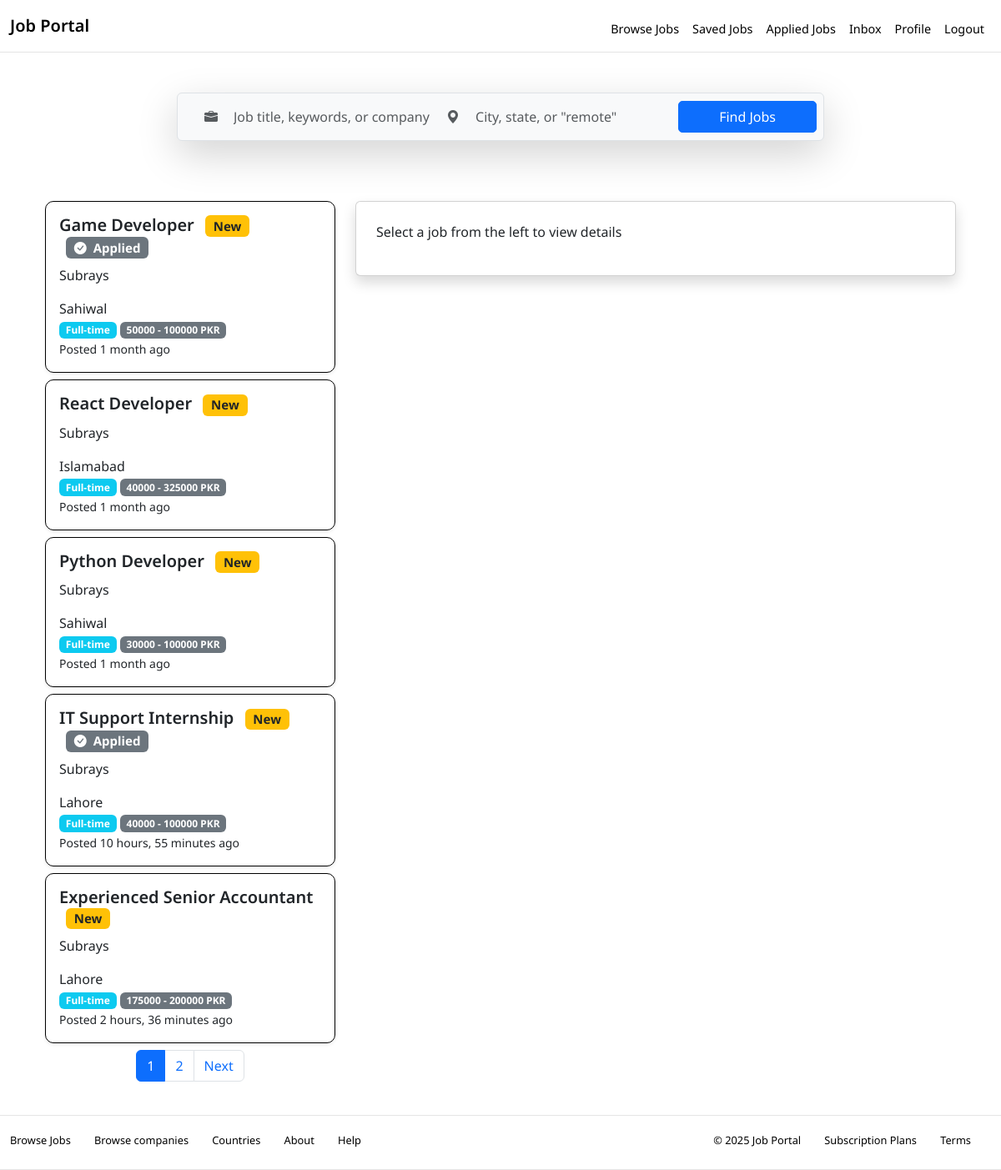
Screenshot of /jobs/ (signed in) with the database file from the repository.
### core/models.py (models this page shows)
class Job(models.Model):
    employer = models.ForeignKey(EmployerProfile, on_delete=models.CASCADE)
    title = models.CharField(max_length=150)
    description = models.TextField()
    skills_required = models.TextField()
    location = models.CharField(max_length=100)
    salary_min = models.IntegerField()
    salary_max = models.IntegerField()
    job_type = models.CharField(max_length=20, choices=[('full', 'Full-Time'), ('part', 'Part-Time'), ('remote', 'Remote'), ('intern', 'Internship')])
    created_at = models.DateTimeField(auto_now_add=True)
    expiry_date = models.DateField()
    is_active = models.BooleanField(default=True)

class EmployerProfile(models.Model):
    user = models.OneToOneField(User, on_delete=models.CASCADE)
    company_name = models.CharField(max_length=100)
    industry = models.CharField(max_length=100)
    website = models.URLField()
    logo = models.ImageField(upload_to='logos/')
    description = models.TextField()

### core/views.py (the view)
# urls.py: path('jobs/', job_list, name='job-list'),
def job_list(request):
    search = request.GET.get('search', '')
    location = request.GET.get('location', '')
    jobs = Job.objects.all()
    if search:
        jobs = jobs.filter(title__icontains=search)
    if location:
        jobs = jobs.filter(location__icontains=location)
    applied_ids = set()
    saved_job_ids = set()
    if request.user.role == 'seeker':
        seeker = request.user.jobseekerprofile
        applied_ids = set(Application.objects.filter(seeker=seeker).values_list('job_id', flat=True))
        saved_job_ids = set(SavedJob.objects.filter(seeker=seeker).values_list('job_id', flat=True))
    paginator = Paginator(jobs, 5)  # 10 jobs per page
    page = request.GET.get('page')
    page_obj = paginator.get_page(page)
    context = {
        'page_obj': page_obj,
        'search': search,
        'location': location,
        'applied_ids': applied_ids,  # previously defined
        'saved_job_ids': saved_job_ids,  # previously defined
    }
    return render(request, 'core/job_list.html', context)

### core/templates/core/job_list.html (shortened to what this page needs)
{% extends 'base.html' %}
{% block content %}
<div class="container-fluid py-5" style="background:rgb(255, 255, 255)">
  <div class="container mb-0" style="max-width: 800px;">
    <form class="input-group p-2 border shadow-lg bg-light rounded align-items-center" style="border-radius: 50px">
      <span class="input-group-text bg-transparent border-0 ps-4"><i class="bi bi-briefcase-fill text-muted"></i></span>
      <input
        type="text"
        name="search"
        class="form-control border-0 bg-transparent p-2"
        placeholder='Job title, keywords, or company'
        aria-label='Job title, keywords, or company'
      >
      <span class="input-group-text bg-transparent border-0"><i class="bi bi-geo-alt-fill text-muted"></i></span>
      <input
        type="text"
        name="location"
        class="form-control border-0 bg-transparent p-2"
        placeholder='City, state, or &quot;remote&quot;'
        aria-label='Location'
      >
      <button class="btn btn-primary px-5"
        type="submit"
        style="border-radius: 5px 5px 5px 5px">
        Find Jobs
      </button>
    </form>
  </div>
</div>
<div class="container p-4">
  {% if not page_obj %}
          <div class="alert alert-warning mt-4">
            No Jobs Found.
          </div>
  {% else %}
  <div class="row g-4">
    <div class="col-md-4">
      <div class="list-group">
        {% for job in page_obj %}
          <a
            href="?job={{ job.id }}{% if search %}&search={{ search|urlencode }}{% endif %}{% if location %}&location={{ location|urlencode }}{% endif %}{% if page_obj.number %}&page={{ page_obj.number }}{% endif %}"
            class="list-group-item list-group-item-action p-3 mb-2 shadow-sm"
            style="border-radius: 10px; transition: transform 0.2s ease, box-shadow 0.2s ease; border: {% if request.GET.job|add:'0' == job.id %} 2px solid #007bff {% else %} 1px solid black {% endif %}; background: #ffffff;"
            onmouseover="this.style.transform='translateY(-3px)';this.style.boxShadow='0 6px 20px -5px rgb(0 0 0 / 0.5)'"
            onmouseout="this.style.transform='none';this.style.boxShadow=''"
          >
            <div class="d-flex justify-content-between align-items-start">
              <div>
                <h5>{{ job.title }}
                  {% if job.created_at|timesince < '7 days' %}
                    <span class="badge bg-warning text-dark ms-2">New</span>
                  {% endif %}
                  {% if job.id in applied_ids %}
                    <span class="badge bg-secondary ms-2"><i class="bi bi-check-circle-fill me-1"></i> Applied</span>
                  {% endif %}
                </h5>
                <p>{{ job.employer.company_name }}</p>
                <span>{{ job.location }}</span>
               <div>
                <span class="badge bg-info">
                  {% if job.job_type == 'full' %}Full-time{% elif job.job_type == 'remote' %}Remote{% endif %}
                </span>
                <span class="badge bg-secondary">{{ job.salary_min|floatformat:0 }} - {{ job.salary_max|floatformat:0 }} PKR</span>
              </div>
                <small>Posted {{ job.created_at|timesince }} ago</small>
              </div>
            </div>
          </a>
        {% endfor %}
      </div>
      <nav aria-label="Page navigation">
  <ul class="pagination justify-content-center">
    {% for num in page_obj.paginator.page_range %}
      <li class="page-item {% if page_obj.number == num %}active{% endif %}">
        <a class="page-link"
          href="?page={{ num }}{% if search %}&search={{ search|urlencode }}{% endif %}{% if location %}&location={{ location|urlencode }}{% endif %}">
          {{ num }}
        </a>
      </li>
    {% endfor %}
    {% if page_obj.has_next %}
      <li class="page-item">
        <a class="page-link"
          href="?page={{ page_obj.next_page_number }}{% if search %}&search={{ search|urlencode }}{% endif %}{% if location %}&location={{ location|urlencode }}{% endif %}">
          Next
        </a>
      </li>
    {% endif %}
  </ul>
</nav>
    </div>
    <div class="col-md-8">
      {% if request.GET.job %}
        {% for job in page_obj %}
          {% if job.id == request.GET.job|add:'0' %}
            <div class="card p-4 shadow position-relative">
              <div class="position-absolute top-0 end-0 p-3 d-flex align-items-center gap-2">
                {% if job.id in saved_job_ids %}
                  <a href="{% url 'unsave-job' job.id %}?search={{ search|urlencode }}&location={{ location|urlencode }}&job={{ job.id }}&page={{ page_obj.number }}"  title="Unsave"><i class="bi bi-bookmark-fill fs-4 text-warning"></i></a>
                {% else %}
                  <a href="{% url 'save-job' job.id %}?search={{ search|urlencode }}&location={{ location|urlencode }}&job={{ job.id }}&page={{ page_obj.number }}"  title="Save"><i class="bi bi-bookmark fs-4 text-muted"></i></a>
                {% endif %}
                <a href="#" data-bs-toggle="modal" data-bs-target="#reportJob{{ job.id }}" title="Report Job">
                  <i class="bi bi-flag-fill fs-4 text-danger"></i>
                </a>
<div class="modal fade" id="reportJob{{ job.id }}" tabindex="-1" aria-labelledby="reportJob{{ job.id }}" aria-hidden="true">
  <div class="modal-dialog modal-md">
    <div class="modal-content p-4">
      <div class="modal-header">
        <h5 class="modal-title" id="reportJob{{ job.id }}">Report Job</h5>
        <button type="button" class="btn-close" data-bs-dismiss="modal" aria-label="Close"></button>
      </div>
      <div class="modal-body">
        <form action="{% url 'report-job' job.id %}" method="POST">
          {% csrf_token %}
          <div class="mb-3">
            <label for="report-reason-{{ job.id }}">Reason</label>
            <input name="reason" id="report-reason-{{ job.id }}" class="form-control" required>
          </div>
          <button type="submit" class="btn btn-primary">Submit Report</button>
        </form>
      </div>
    </div>
  </div>
</div>
              </div>
              <h3>{{ job.title }}</h3>
              <p>{{ job.company.name }}</p>
              <span>{{ job.location }}</span>
              <div class="mb-3">
                <span class="badge bg-info">
                  {% if job.job_type == 'full' %}Full-time{% elif job.job_type == 'remote' %}Remote{% endif %}
                </span>
                <span class="badge bg-secondary">{{ job.salary_min|floatformat:0 }} - {{ job.salary_max|floatformat:0 }} PKR</span>
              </div>
              <hr>
              <h5 style="font-weight: bold;">Job summary</h5>
              {{ job.description|linebreaks }}
              {% if job.id in applied_ids %}
                <span class="badge bg-secondary p-3 mt-3">
                  <i class="bi bi-check-circle-fill me-1"></i> Already Applied
                </span>
              {% else %}
                <a
                  href="{% url 'apply-job' job.id %}"
                  class="btn btn-primary mt-3">
                  Apply now
                </a>
              {% endif %}
            </div>
          {% endif %}
        {% endfor %}
      {% else %}
        <div class="card p-4 shadow">
          <p>Select a job from the left to view details</p>
        </div>
      {% endif %}
    </div>
  </div>
 {% endif %}
</div>
{% endblock %}

### core/templates/base.html (style rules this page uses)
body { font-family: 'Noto Sans', 'Helvetica Neue', Helvetica, Arial, sans-serif !important; }
h5 { font-weight: 600; }
p { font-weight: 400; }

### rows the page displays
Job: title "Game Developer", shows "New", shows "Applied", employer.company_name "Subrays", location "Sahiwal", job_type "Full-time", salary_min "50000", salary_max "100000", created_at "1 month"
Job: title "React Developer", shows "New", employer.company_name "Subrays", location "Islamabad", job_type "Full-time", salary_min "40000", salary_max "325000", created_at "1 month"
Job: title "Python Developer", shows "New", employer.company_name "Subrays", location "Sahiwal", job_type "Full-time", salary_min "30000", salary_max "100000", created_at "1 month"
Job: title "IT Support Internship", shows "New", shows "Applied", employer.company_name "Subrays", location "Lahore", job_type "Full-time", salary_min "40000", salary_max "100000", created_at "10 hours, 55 minutes"
Job: title "Experienced Senior Accountant", shows "New", employer.company_name "Subrays", location "Lahore", job_type "Full-time", salary_min "175000", salary_max "200000", created_at "2 hours, 36 minutes"

### other values shown
{{ num }} "1" "2"
